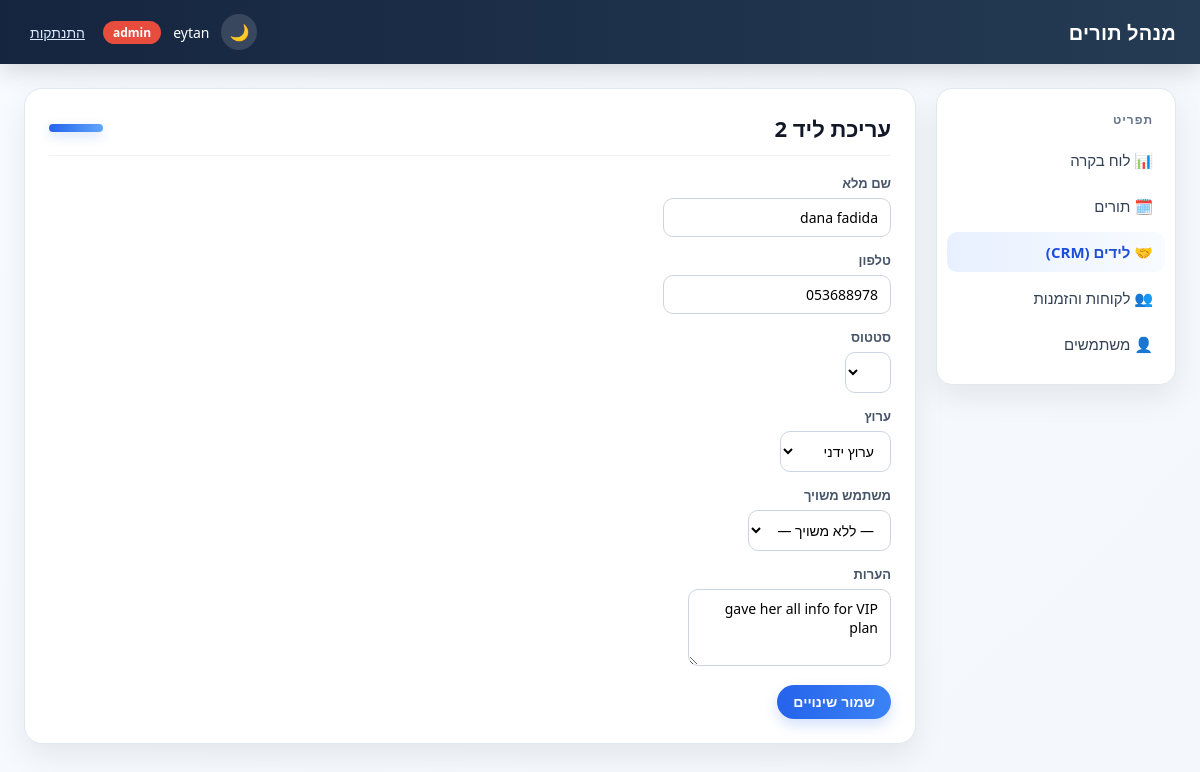
Page /leads/2/edit (signed in) on the earlier database version.
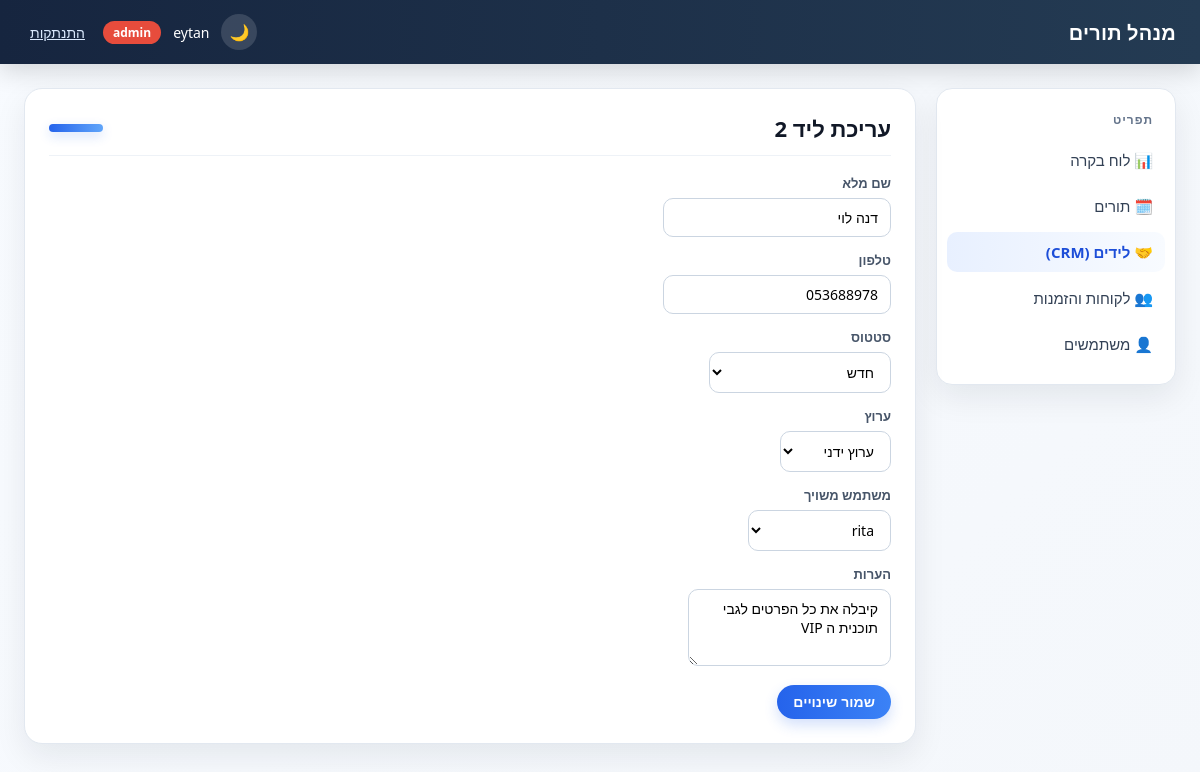
Same page on the later database version.
### tables this page shows
CREATE TABLE leads (
                id INTEGER PRIMARY KEY AUTOINCREMENT,
                full_name TEXT,
                phone TEXT,
                status TEXT,
                channel TEXT,
                assigned_user TEXT,
                routings_count INTEGER,
                sms_count INTEGER,
                notes TEXT,
                created_datetime_stamp TEXT,
                last_updated_datetime_stamp TEXT
            );

### blueprints/leads.py (the view, shortened to what this page needs)
@bp.route("/<int:lead_id>/edit", methods=["GET", "POST"])
@login_required
def edit(lead_id):
    repos = get_repos()
    current = repos.leads.get_by_id(lead_id)
    if current is None:
        flash("Lead not found.", "error")
        return redirect(url_for("leads.list_leads"))
    users = to_records(repos.users.get_all()) if hasattr(repos, "users") else []
    statuses = repos.lead_statuses.get_names()
    return render_template("leads/edit.html", lead=current, statuses=statuses, channels=CHANNELS, users=users)

### app.py (called while the page is built)
@app.context_processor
def inject_template_globals():
    return {
        "csrf_token": generate_csrf_token(),
        "current_user": current_user(),
        "ROLE_ADMIN": roles.ADMIN,
        "ROLE_USER": roles.USER,
    }

### auth.py (called while the page is built)
def generate_csrf_token():
    if "csrf_token" not in session:
        session["csrf_token"] = secrets.token_hex(16)
    return session["csrf_token"]

def validate_csrf():
    if request.method != "POST":
        return
    token = session.get("csrf_token")
    submitted = request.form.get("csrf_token", "")
    if not token or not secrets.compare_digest(token, submitted):
        abort(400)

def current_user():
    return session.get("user")

def login_required(view):
    @wraps(view)
    def wrapped(*args, **kwargs):
        if current_user() is None:
            return redirect(url_for("auth.login"))
        return view(*args, **kwargs)
    return wrapped

### db_context.py (called while the page is built)
def get_conn():
    if "db_conn" not in g:
        g.db_conn = sqlite3.connect(DB_FILE, timeout=10)
    return g.db_conn

def init_app(app):
    @app.teardown_appcontext
    def close_conn(exception):
        conn = g.pop("db_conn", None)
        if conn is not None:
            conn.close()

### templates/leads/edit.html (shortened to what this page needs)
{% extends "base.html" %}
{% block page_heading %}עריכת ליד {{ lead.id }}{% endblock %}
{% block content %}
<form method="post" class="form-card">
    <div class="form-group">
        <label>שם מלא</label>
        <input type="text" name="full_name" value="{{ lead.full_name or '' }}" required>
    </div>
    <div class="form-group">
        <label>טלפון</label>
        <input type="text" name="phone" value="{{ lead.phone or '' }}" required>
    </div>
    <div class="form-group">
        <label>סטטוס</label>
        <select name="status">
            {% for s in statuses %}
            <option value="{{ s }}" {{ "selected" if s == lead.status else "" }}>{{ s }}</option>
            {% endfor %}
        </select>
    </div>
    <div class="form-group">
        <label>ערוץ</label>
        <select name="channel">
            {% for c in channels %}
            <option value="{{ c }}" {{ "selected" if c == lead.channel else "" }}>{{ c }}</option>
            {% endfor %}
        </select>
    </div>
    <div class="form-group">
        <label>משתמש משויך</label>
        <select name="assigned_user">
            <option value="">— ללא משויך —</option>
            {% for user in users %}
            <option value="{{ user.username }}" {{ "selected" if user.username == lead.assigned_user else "" }}>{{ user.username }}</option>
            {% endfor %}
        </select>
    </div>
    <div class="form-group">
        <label>הערות</label>
        <textarea name="notes" rows="3">{{ lead.notes or '' }}</textarea>
    </div>
    <button type="submit" class="btn">שמור שינויים</button>
</form>
{% endblock %}

Differences in the rows shown:
changed leads id 2: full_name "dana fadida" → "דנה לוי"; notes "gave her all info for VIP plan" → "קיבלה את כל הפרטים לגבי תוכנית ה VIP"
Other differences:
form field status: (not shown) → "חדש"
form field assigned_user: "— ללא משויך —" → "rita"
